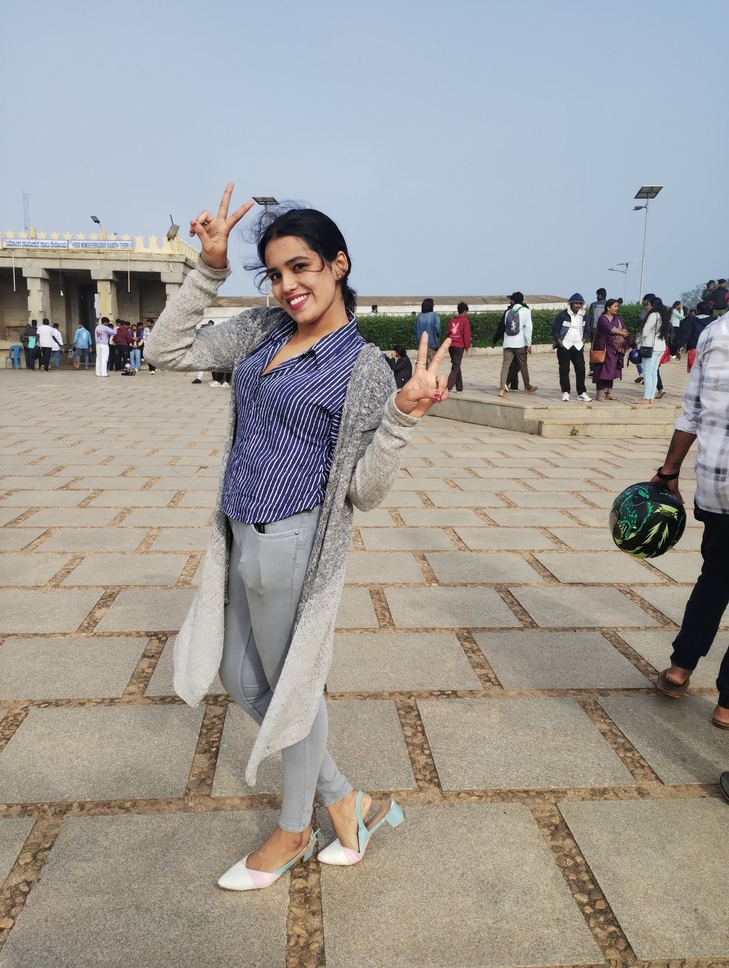
#> input picture static/person.jpg, 729 x 968 px, shrunk from 3072 x 4080 before the run
$ python extract_face.py
#> lines starting #> are read from the running program, lines starting #| are printed output that depends on the picture
import cv2

# Load the image
image_path = "./static/person.jpg"
image = cv2.imread(image_path)
#> image is the input picture: shape (968, 729, 3); mean B, G, R 153, 156.8, 159.7

# Convert to grayscale
gray = cv2.cvtColor(image, cv2.COLOR_BGR2GRAY)
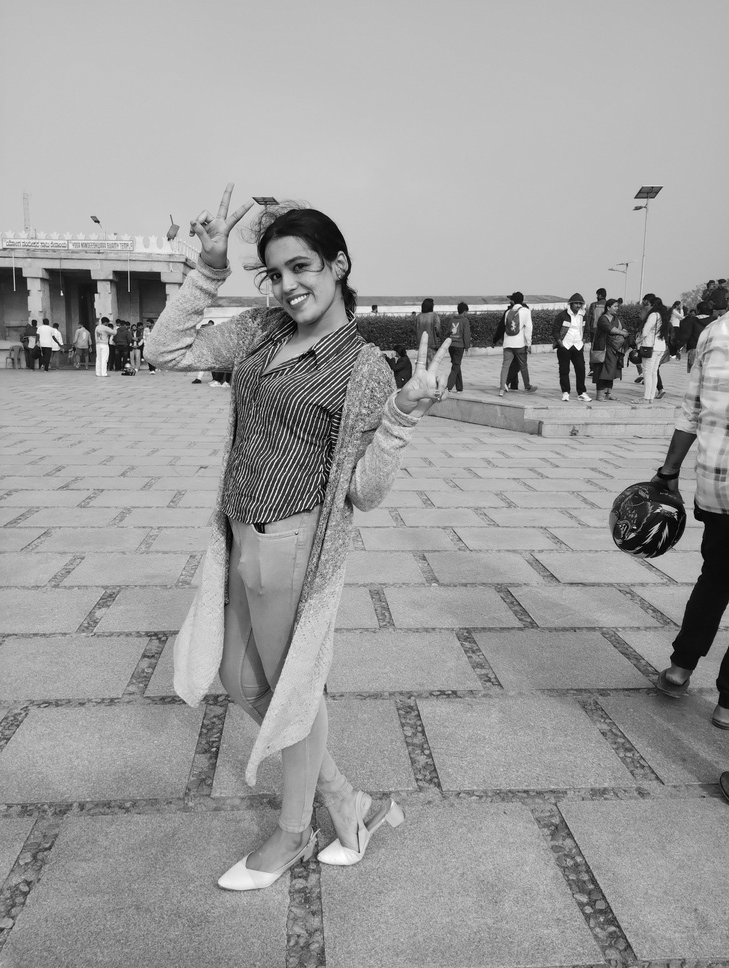
#> gray: shape (968, 729); min 0, max 255, mean 157.2

# Load the pre-trained Haar Cascade for face detection
face_cascade = cv2.CascadeClassifier(cv2.data.haarcascades + "haarcascade_frontalface_default.xml")

# Detect faces
faces = face_cascade.detectMultiScale(gray, scaleFactor=1.1, minNeighbors=5, minSize=(100, 100))
#> faces = [[234, 230, 103, 103]]

# Extract faces
for i, (x, y, w, h) in enumerate(faces):
    face = image[y:y+h, x:x+w]
    cv2.imwrite(f"face_{i+1}.jpg", face)
    print(f"Saved face_{i+1}.jpg")
#> this loop made 1 pass
#| Saved face_1.jpg
#> pass 1, `face = image[y:y+h, x:x+w]`:
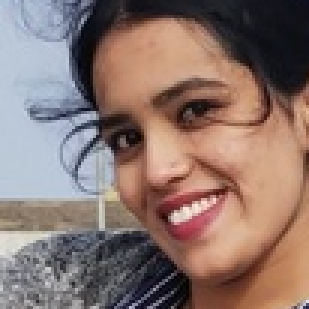
#> face: shape (103, 103, 3) (shown 3 times larger); mean B, G, R 110.4, 116.9, 139

print("Extraction complete.")
